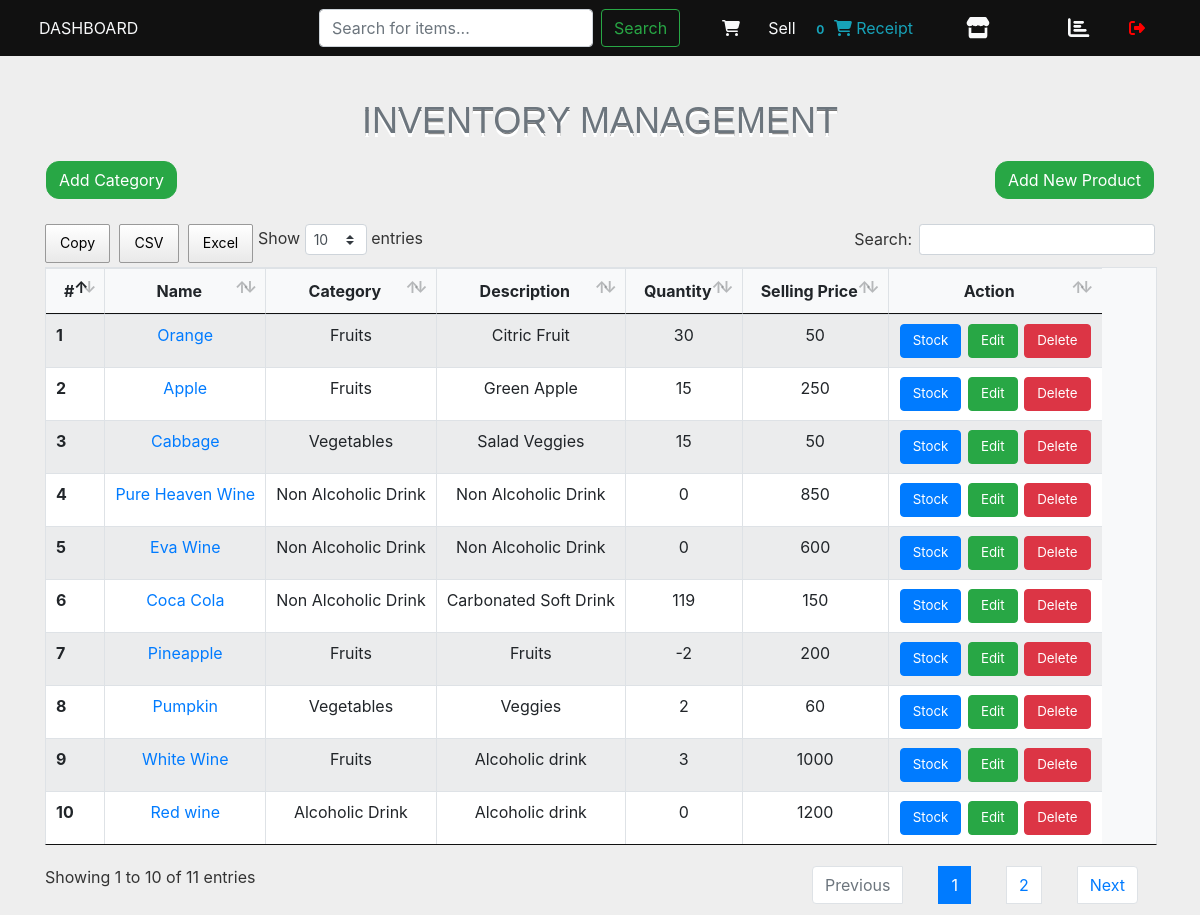
/inventory/, run on an earlier commit of the app's database.
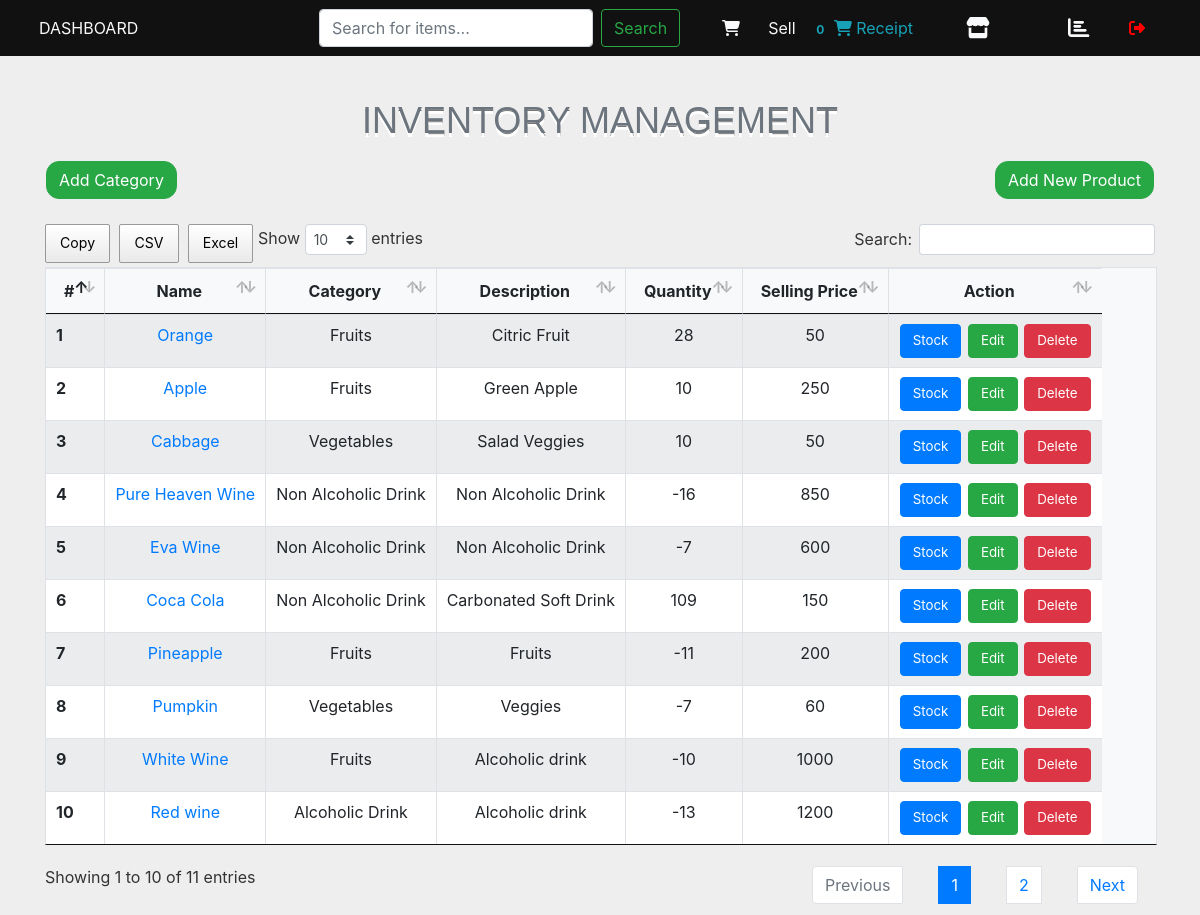
And on a later commit of the database.
### pointofsale/models.py (models this page shows, shortened)
class Product(models.Model):
    name = models.CharField(max_length=100)
    description = models.CharField(max_length=100)
    category = models.ForeignKey(Category, on_delete=models.CASCADE)
    quantity = models.IntegerField(default=0)
    cost_price = models.IntegerField(default=0)
    total_cost_price = models.IntegerField(default=0)
    selling_price = models.IntegerField(default=0)
    discount_price = models.IntegerField(default=0)
    image_field = models.ImageField(default='default.jpg')
    date_created = models.DateTimeField(default=timezone.now)
    staff = models.ForeignKey(User,editable=False,null=True,blank=True, on_delete=models.CASCADE)
    def get_absolute_url(self):
        return reverse('pointofsale-product-details', kwargs={'pk': self.pk})

class Category(models.Model):
    name = models.CharField(max_length=100)
    def __str__(self):
        return self.name

### pointofsale/views.py (the view)
# urls.py: path('inventory/', views.inventory, name='pointofsale-inventory'),
def inventory(request):
    products = Product.objects.all()
    category_form = AddCategoryForm()
    product_form = AddProductForm()
    update_form = UpdateProductForm()
    context = {
        'category_form': category_form,
        'product_form': product_form,
        'update_form': update_form,
        'products': products,
        }
    return render(request, 'pointofsale/inventory.html', context)

### pointofsale/forms.py
class AddCategoryForm(forms.ModelForm):
    class Meta:
        model = Category
        fields = '__all__'

class AddProductForm(forms.ModelForm):
    class Meta:
        model = Product
        fields = ['name',  'category', 'description', 'selling_price', 'image_field']
    def __init__(self, *args, **kwargs):
        super(AddProductForm, self).__init__(*args, **kwargs)
        self.fields['category'].empty_label = 'Select Category'
        self.fields['image_field'].label = 'Images (Must Upload image)'

### pointofsale/templatetags/cart_template_tags.py (called while the page is built)
@register.filter
def cart_item_count(user):
    if user.is_authenticated:
        qs = Purchase.objects.filter(user=user, purchased=False)
        if qs.exists():
            return qs[0].product.count()
    return 0

### pointofsale/templates/pointofsale/inventory.html (shortened to what this page needs)
{% extends 'pointofsale/mainapp_layout.html' %}
{% load crispy_forms_tags %}
{% block content %}
<section>
    <div class="container" id="myDIV">
        <div class="row">
            <div class="col-12">
                <h3 class='text-center text-muted inventory-heading'>Inventory Management</h3>
            </div>
        </div>
        <div class="row" >
            <div class="col-12 mb-4">
                <button class="btn btn-success add-inventory-button" data-toggle="modal" data-target="#add-category-modal">Add Category</button>
                <button class="btn btn-success add-inventory-button float-right"  data-toggle="modal" data-target="#add-modal">Add New Product</button>
            </div>
        </div>
        <div class="row">
            <div class="col-12">
                <table class="table table-striped table-bordered mydatatable bg-light table-responsive">
                    <thead>
                    <tr>
                        <th scope="col" class="text-center">#</th>
                        <th scope="col" class="text-center"> Name</th>
                        <th scope="col" class="text-center">Category</th>
                        <th scope="col" class="text-center">Description</th>
                        <th scope="col" class="text-center">Quantity</th>
                        <th scope="col" class="text-center">Selling Price</th>
                        <th scope="col" class="text-center">Action</th>
                    </tr>
                    </thead>
                    <tbody>
                    <tr>
                        {% for  product in products %}
                        <th scope="row">{{ product.id }}</th>
                        <td class="text-center"><a href="{{ product.get_absolute_url }}" class="details">{{ product.name }}</a></td class="text-center">
                        <td class="text-center">{{ product.category }}</td class="text-center">
                        <td class="text-center">{{ product.description }}</td class="text-center">
                        <td class="text-center">{{ product.quantity }}</td class="text-center">
                        <td class="text-center">{{ product.selling_price }}</td class="text-center">
                        <td class="text-center">
                            <span>
                                <a href="/stock/{{ product.id }}" class='btn btn-primary inventory-button' data-toggle="modal" data-target="#stock-modal{{ product.id }}">Stock</a>
                            </span>
                            <span>
                                <a href="/update/{{ product.id }}" class='btn btn-success inventory-button' data-toggle="modal" data-target="#edit-modal{{product.id}}">Edit</a>
                            </span>
                            <span>
                                <a href="/delete/{{ product.id }}" class='btn btn-danger inventory-button' data-toggle="modal" data-target="#delete-modal{{ product.id }}">Delete</a>
                            </span>
                        </td>
                    </tr>
                    </div>
                    {% endfor %}
</section>
{% endblock %}

What changed in the data, as far as the page shows it:
changed Product "Orange": quantity "30" → "28"
changed Product "Apple": quantity "15" → "10"
changed Product "Cabbage": quantity "15" → "10"
changed Product "Pure Heaven Wine": quantity "0" → "-16"
changed Product "Eva Wine": quantity "0" → "-7"
changed Product "Coca Cola": quantity "119" → "109"
changed Product "Pineapple": quantity "-2" → "-11"
changed Product "Pumpkin": quantity "2" → "-7"
changed Product "White Wine": quantity "3" → "-10"
changed Product "Red wine": quantity "0" → "-13"
